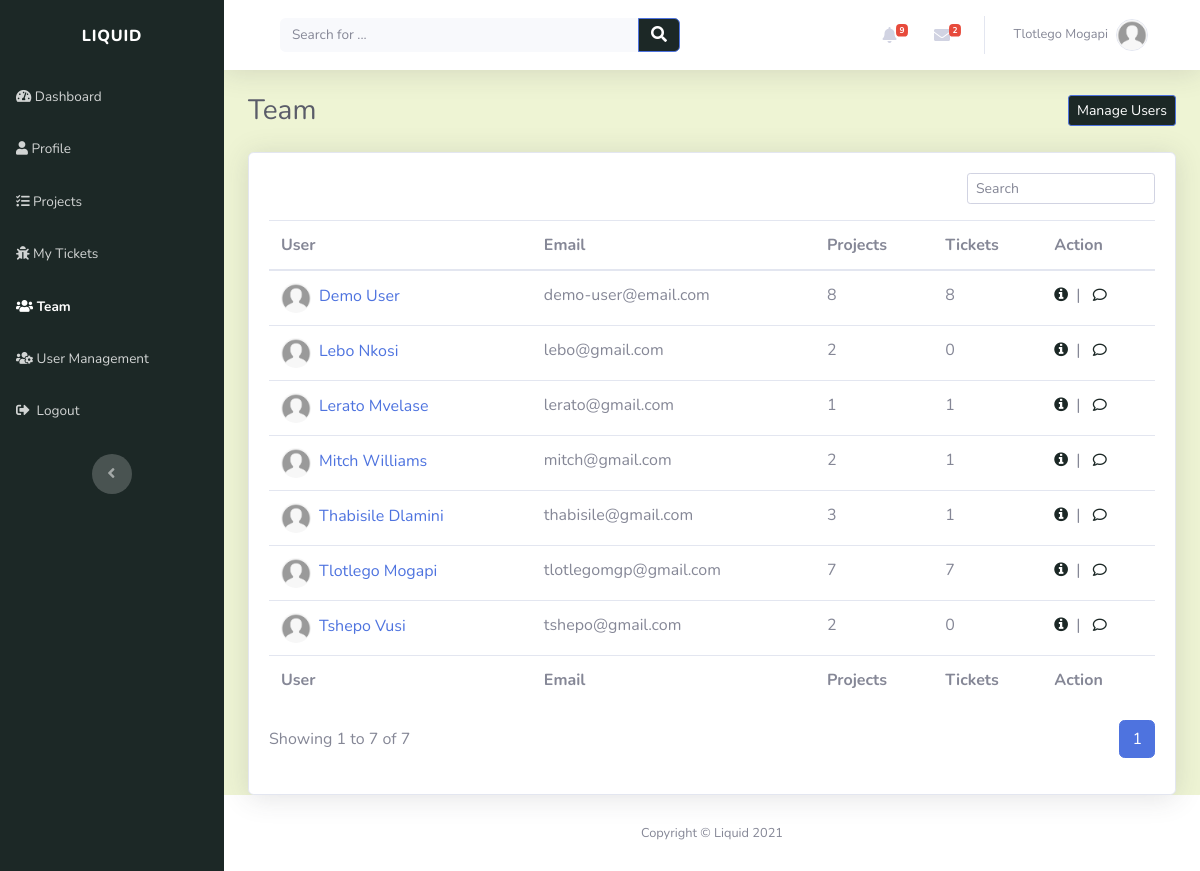
Page /teams/ (signed in) on the earlier database version.
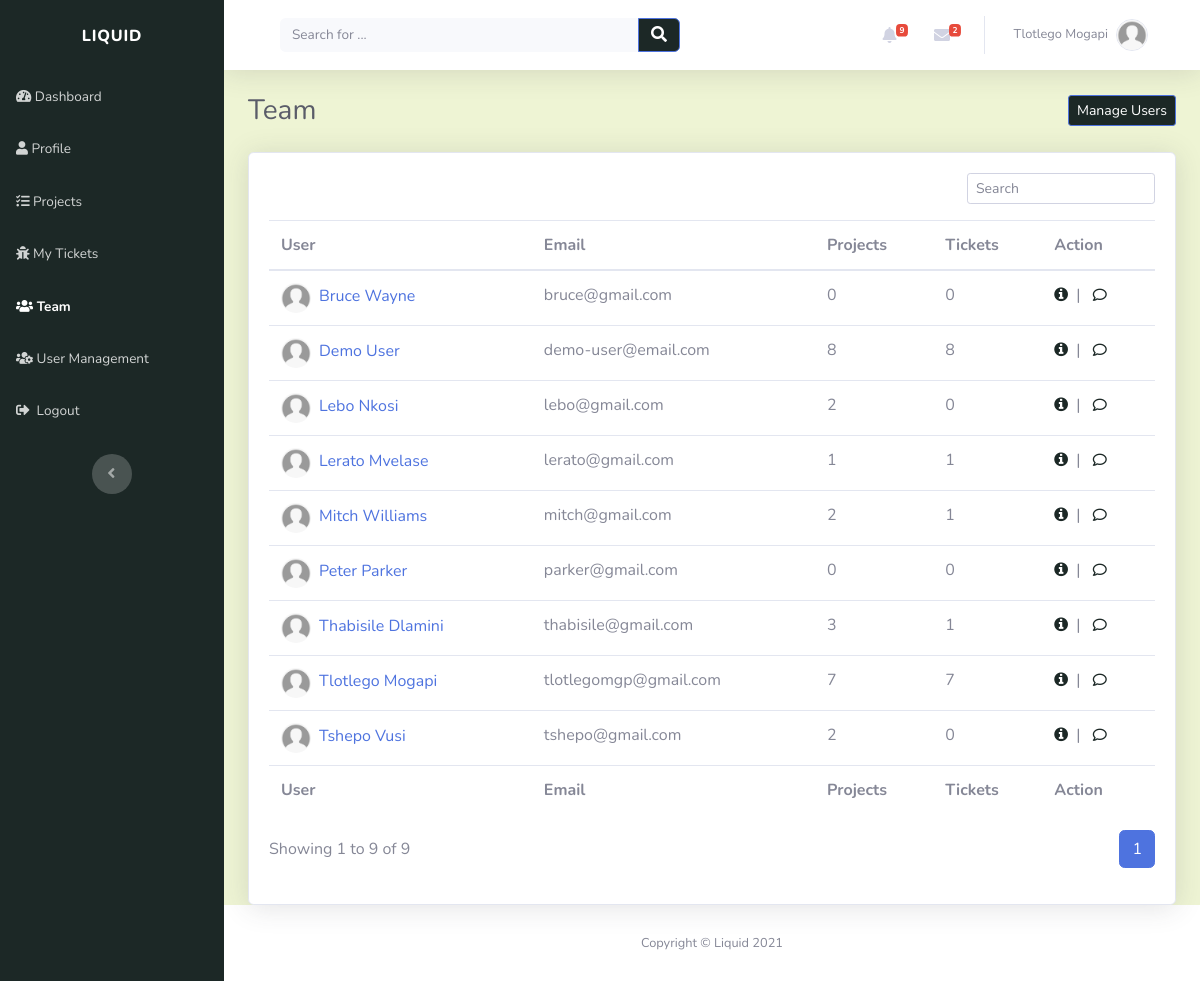
Same page on the later database version.
### account/models.py (models this page shows, shortened)
class Profile(models.Model):
    user = models.OneToOneField(settings.AUTH_USER_MODEL, on_delete=models.CASCADE, unique=True)
    profile_picture = models.ImageField(default='profile_images/default.jpg', upload_to='profile_images', blank=True)
    website = models.URLField(blank=True)
    first_name = models.CharField(max_length=30, blank=True)
    last_name = models.CharField(max_length=30, blank=True)
    address = models.CharField(max_length=50, blank=True)
    city = models.CharField(max_length=50, blank=True)
    country = models.CharField(max_length=50, blank=True)
    slug = models.SlugField(unique=True, blank=True)

class Account(AbstractBaseUser):
    email = models.EmailField(verbose_name="email", max_length=30, unique=True)
    username = models.CharField(max_length=30, unique=True)
    date_created = models.DateTimeField(verbose_name="date created", auto_now_add=True)
    last_login = models.DateTimeField(verbose_name="last login", auto_now=True)
    is_admin = models.BooleanField(default=False)
    is_staff = models.BooleanField(default=True)
    is_active = models.BooleanField(default=True)
    is_super_user = models.BooleanField(default=False)
    USERNAME_FIELD = 'email'
    REQUIRED_FIELDS = ['username']
    objects = AccountManager()

### teams/views.py (the view)
# urls.py: path('', views.team_view, name="team_page"),
@login_required(login_url='login_page')
def team_view(request):
    users = Profile.objects.all().order_by('first_name')
    page = request.GET.get('page', 1)
    users_paginator = Paginator(users, USERS_PER_PAGE)
    try:
        users = users_paginator.page(page)
    except PageNotAnInteger:
        users = users_paginator.page(USERS_PER_PAGE)
    except EmptyPage:
        users = users_paginator.page(users_paginator.num_pages)
    context = {}
    context['users'] = users
    return render(request, "teams/team.html", context)

### index/custom_processors.py (called while the page is built)
def profile_processor(request):
    if request.user.is_authenticated:
        user = request.user
        user_profile = get_object_or_404(Profile, user=user)
        user_messages = DirectMessage.objects.filter(receiver=user_profile).order_by('-created_on')[:5]
        user_alerts = Alert.objects.filter(user=user_profile).order_by('-created_on')[:5]
        return {'profile': user_profile, 'direct_messages': user_messages, 'alerts': user_alerts}
    else:
        return{}

### teams/templates/teams/team.html
{% extends "index/header.html" %} {% load static %} {% block title %}Teams{% endblock %} {% block content %}
<div class="d-sm-flex justify-content-between align-items-center mb-4">
	<h3 class="text-dark mb-0">Team</h3>
	<a
		class="btn btn-primary btn-sm d-none d-sm-inline-block"
		role="button"
		href="{% url 'user_management' %}"
		style="background: rgb(28, 40, 38)"
		>Manage Users</a
	>
</div>
<div class="card shadow">
	<div class="card-body">
		<div class="row">
			<div class="col-md-12">
				<div class="text-md-right dataTables_filter" id="dataTable_filter">
					<label
						><input
							type="search"
							class="form-control form-control-sm"
							aria-controls="dataTable"
							placeholder="Search"
					/></label>
				</div>
			</div>
		</div>
		<div class="table-responsive table mt-2" id="dataTable" role="grid" aria-describedby="dataTable_info">
			<table class="table my-0" id="dataTable" aria-describedby="team">
				<thead>
					{% include 'teams/snippets/table_header.html'%}
				</thead>
				<tbody>
					{% for profile in users %} {% include 'teams/snippets/member.html'%} {% endfor %}
				</tbody>
				<tfoot>
					{% include 'teams/snippets/table_header.html'%}
				</tfoot>
			</table>
		</div>
		{% include 'teams/snippets/pagination.html' %}
	</div>
</div>
{% endblock %}

### index/templates/index/header.html (shortened to what this page needs)
{% load static %}
<!DOCTYPE html>
<html lang="en">
	<head>
		<link rel="stylesheet" href="{% static 'index/bootstrap/css/bootstrap.min.css' %}" />
		<link rel="stylesheet" href="https://use.fontawesome.com/releases/v5.12.0/css/all.css" />
		<link
			rel="stylesheet"
			href="https://cdnjs.cloudflare.com/ajax/libs/font-awesome/4.7.0/css/font-awesome.min.css"
		/>
		<link rel="stylesheet" href="{% static 'index/fonts/fontawesome5-overrides.min.css' %}" />
	</head>
	<body id="page-top">
		<div id="wrapper">
			{% include "index/snippets/sidebar.html" %}
			<div class="d-flex flex-column" id="content-wrapper">
				<div id="content" style="background: rgb(238, 244, 212)">
					{% include "index/snippets/navbar.html" %}
					<div class="container-fluid">{% block content %} {% endblock %}</div>
				</div>
				<footer class="bg-white sticky-footer">
					<div class="container my-auto">
						<div class="text-center my-auto copyright"><span>Copyright © Liquid 2021</span></div>
					</div>
				</footer>
			</div>
		</div>
	</body>
</html>

### index/templates/index/snippets/sidebar.html (shortened to what this page needs)
<nav
	class="navbar navbar-dark align-items-start sidebar sidebar-dark accordion bg-gradient-primary p-0"
	style="background: rgb(28, 40, 38)"
>
	<div class="container-fluid d-flex flex-column p-0">
		<a class="navbar-brand d-flex sidebar-brand m-0" href="{% url 'index_page' %}">
			<div class="sidebar-brand-text mx-3"><span>Liquid</span></div>
		</a>
		<ul class="nav navbar-nav text-light" id="accordionSidebar">
			<li class="nav-item">
				<a
					class="nav-link {%if request.resolver_match.url_name == 'index_page' %}active{% endif %}"
					href="{% url 'index_page' %}"
					><em class="fas fa-tachometer-alt"></em><span>&nbsp;Dashboard</span></a
				>
			</li>
			<li class="nav-item">
				{% with 'user_profile view_profile' as urls %}
				<a
					class="nav-link {% if request.resolver_match.url_name in urls %}active{% endif %}"
					href="{% url 'user_profile' %}"
					><em class="fas fa-user"></em><span>&nbsp;Profile</span></a
				>
				{% endwith %}
			</li>
			<li class="nav-item">
				{% with 'projects_page add_project edit_project view_project' as urls %}
				<a
					class="nav-link {% if request.resolver_match.url_name in urls %}active{% endif %}"
					href="{% url 'projects_page' %}"
					><em class="fas fa-tasks"></em><span>&nbsp;Projects</span></a
				>
				{% endwith %}
			</li>
			<li class="nav-item">
				{% with 'tickets_page add_ticket edit_ticket view_ticket' as urls %}
				<a
					class="nav-link {% if request.resolver_match.url_name in urls %}active{%endif%}"
					href="{% url 'tickets_page' %}"
					><em class="fas fa-bug"></em><span>&nbsp;My Tickets</span></a
				>
				{% endwith %}
			</li>
			<li class="nav-item">
				{% with 'team_page' as urls %}
				<a
					class="nav-link {% if request.resolver_match.url_name in urls %}active{%endif%}"
					href="{% url 'team_page' %}"
					><em class="fas fa-users"></em><span>&nbsp;Team</span></a
				>
				{% endwith %}
			</li>
			<li class="nav-item">
				{% with 'user_management' as urls %}
				<a
					class="nav-link {% if request.resolver_match.url_name in urls %}active{%endif%}"
					href="{% url 'user_management' %}"
					><em class="fas fa-users-cog"></em><span>&nbsp;User Management</span></a
				>
				{% endwith %}
			</li>
			<li class="nav-item">
				<a class="nav-link" href="{% url 'logout' %}"
					><em class="fas fa-sign-out-alt"></em><span>&nbsp;&nbsp;Logout</span></a
				>
			</li>
		</ul>
		<div class="text-center d-none d-md-inline">
			<button class="btn rounded-circle border-0" id="sidebarToggle" type="button"></button>
		</div>
	</div>
</nav>

### index/templates/index/snippets/navbar.html (shortened to what this page needs)
<nav
	class="navbar navbar-light navbar-expand bg-white shadow mb-4 topbar static-top"
	style="background: rgb(238, 244, 212)"
>
	<div class="container-fluid">
		<div class="container-fluid">
			<form
				method="GET"
				action="{% url 'index_page' %}"
				target="_self"
				class="form-inline d-none d-sm-inline-block mr-auto ml-md-3 my-2 my-md-0 mw-100 navbar-search"
			>
				<div class="input-group">
					<input
						class="bg-light form-control border-0 small"
						type="search"
						placeholder="Search for ..."
						value="{{query}}"
						name="q"
					/>
					<div class="input-group-append">
						<button class="btn btn-primary py-0" type="submit" style="background: rgb(28, 40, 38)">
							<em class="fas fa-search"></em>
						</button>
					</div>
				</div>
			</form>
			<ul class="nav navbar-nav flex-nowrap ml-auto">
				<li class="nav-item dropdown no-arrow mx-1">
					<div class="nav-item dropdown no-arrow">
						<a class="dropdown-toggle nav-link" data-toggle="dropdown" aria-expanded="false" href="#"
							>{% if alerts %}<span class="badge badge-danger badge-counter"
								>{{profile.alert_set.all.count}}</span
							>
							{%endif%}<em class="fas fa-bell fa-fw"></em
						></a>
					</div>
				</li>
				<li class="nav-item dropdown no-arrow mx-1">
					<div class="nav-item dropdown no-arrow">
						<a class="dropdown-toggle nav-link" data-toggle="dropdown" aria-expanded="false" href="#"
							><em class="fas fa-envelope fa-fw"></em>{% if direct_messages %}<span
								class="badge badge-danger badge-counter"
								>{{profile.direct_messages.all.count}}</span
							>{%endif%}</a
						>
					</div>
				</li>
				<li class="nav-item dropdown no-arrow">
					<div class="nav-item dropdown no-arrow">
						<a class="dropdown-toggle nav-link" data-toggle="dropdown" aria-expanded="false" href="#"
							><span class="d-none d-lg-inline mr-2 text-gray-600 small">
								{% if profile.first_name and profile.last_name %} {{profile.first_name}}
								{{profile.last_name}} {% else %} {{user}} {%endif%}
							</span>
							<img
								class="border rounded-circle img-profile"
								src="{{profile.profile_picture.url}}"
								alt="user image"
							/>
						</a>
					</div>
				</li>
			</ul>
		</div>
	</div>
</nav>

### teams/templates/teams/snippets/table_header.html
<tr>
	<th scope="col">User</th>
	<th scope="col">Email</th>
	<th scope="col">Projects</th>
	<th scope="col">Tickets</th>
	<th scope="col">Action</th>
</tr>

### teams/templates/teams/snippets/member.html
<tr>
	<td>
		<a href="{% url 'view_profile' profile.slug %}"
			><img
				class="rounded-circle mr-2"
				width="30"
				height="30"
				src="{{profile.profile_picture.url}}"
				alt="user image"
			/>{% if profile.first_name %}{{profile.first_name}} {{profile.last_name}} {%else%} {{profile.user.username}}
			{%endif%}
		</a>
	</td>
	<td>{{profile.user.email}}</td>
	<td>{{profile.projectrole_set.all.count}}</td>
	<td>{{profile.ticketassignee_set.all.count}}</td>
	<td>{% include 'teams/snippets/user_action.html' %}</td>
</tr>

### teams/templates/teams/snippets/user_action.html
<a role="button" href="{% url 'view_profile' profile.slug %}" style="color: rgb(28, 40, 38)" title="More information"
	><em class="fa fa-info-circle">&nbsp</em></a
>
|&nbsp&nbsp
<a role="button" href="#" style="color: rgb(28, 40, 38)" title="Send Message"
	><em class="far fa-comment fa-sm">&nbsp</em></a
>

### teams/templates/teams/snippets/pagination.html (shortened to what this page needs)
<div class="row">
	<div class="col-md-6 align-self-center">
		<p id="dataTable_info" class="dataTables_info" role="status" aria-live="polite">
			Showing {{users.start_index}} to {{users.end_index}} of {{users.paginator.count}}
		</p>
	</div>
	<div class="col-md-6">
		<nav class="d-lg-flex justify-content-lg-end dataTables_paginate paging_simple_numbers">
			<ul class="pagination">
				 {% for i in users.paginator.page_range %} {% if users.number == i %}
				<li class="page-item active"><a class="page-link">{{i}}</a></li>
				{% else %}
				<li class="page-item">
					<a class="page-link" href="?{% if query %}q={{query}}&{% endif %}page={{i}}">{{i}}</a>
				</li>
				{% endif %} {% endfor %}
			</ul>
		</nav>
	</div>
</div>

Differences in the rows shown:
added Profile: profile_picture (placeholder picture), first_name "Bruce", last_name "Wayne", user.email "bruce@gmail.com", projectrole_set.all.count "0", ticketassignee_set.all.count "0"
added Profile: profile_picture (placeholder picture), first_name "Peter", last_name "Parker", user.email "parker@gmail.com", projectrole_set.all.count "0", ticketassignee_set.all.count "0"
Other differences:
{{ users.end_index }}: "7" → "9"
{{ users.paginator.count }}: "7" → "9"
